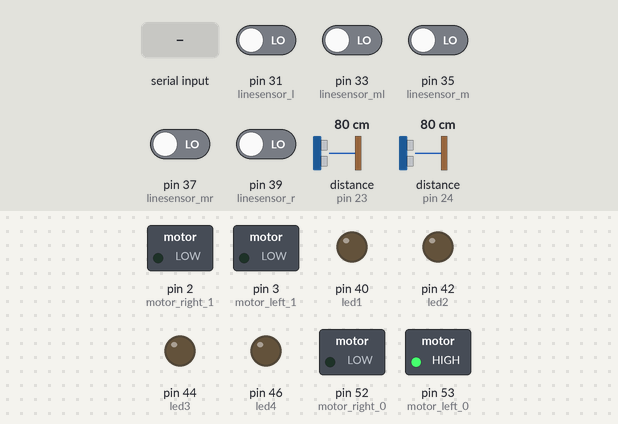
A sketch run on a simulated Arduino Mega 2560, built with avr-gcc and run on an emulated ATmega2560. Parts: switched loads named in the sketch (green lamp = pin HIGH), output pins drawn as LEDs (lit = HIGH). Wiring (inferred from the names in the program): 2 × ultrasonic range finder: trigger pin 23, echo pin 23 / trigger pin 24, echo pin 24. Dashed ring = blinking. The test bench sets the inputs (shaded band); at power-on: pin 31 (linesensor_l), pin 33 (linesensor_ml), pin 35 (linesensor_m), pin 37 (linesensor_mr), pin 39 (linesensor_r) LOW, distance to the obstacle (sensors on pin 23, pin 24) 80 cm. The echo pulse lasts 58.3 µs per cm; pins used as bus, display or sensor lines are not drawn; what the sketch prints to the serial monitor is not drawn.

Above: at 5.2 s.
5.3 s: "y-dir" received over the second serial link
At 6.5 s:
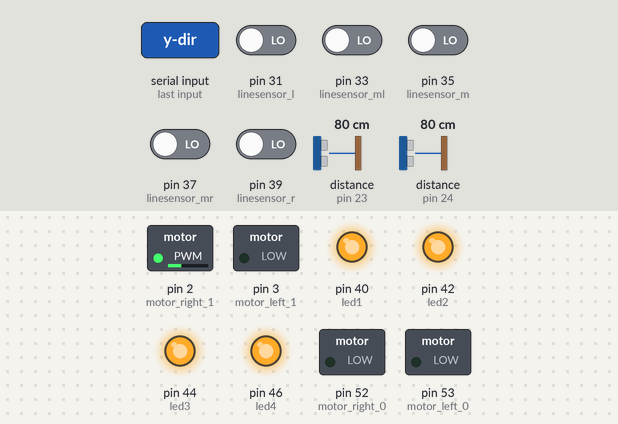
7.0 s: pin 31 (linesensor_l) driven HIGH
At 8.0 s:
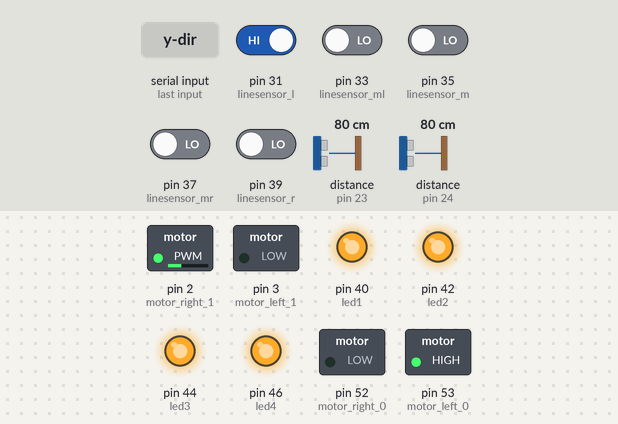
8.6 s: pin 33 (linesensor_ml) driven HIGH
At 9.9 s:
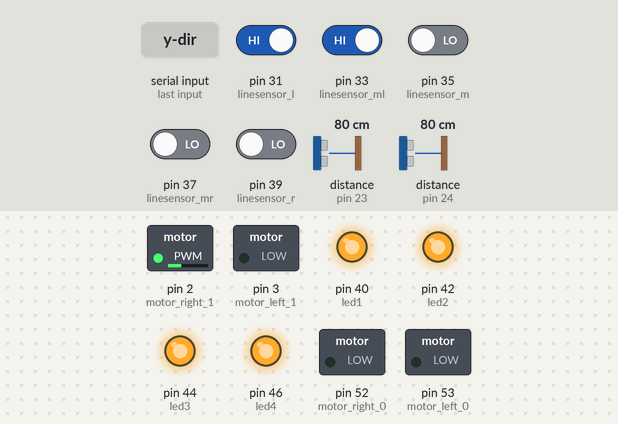
11.6 s: distance to the obstacle (sensor on pin 23) set to 9 cm
13.1 s: distance to the obstacle (sensor on pin 23) set to 6 cm
At 13.9 s:
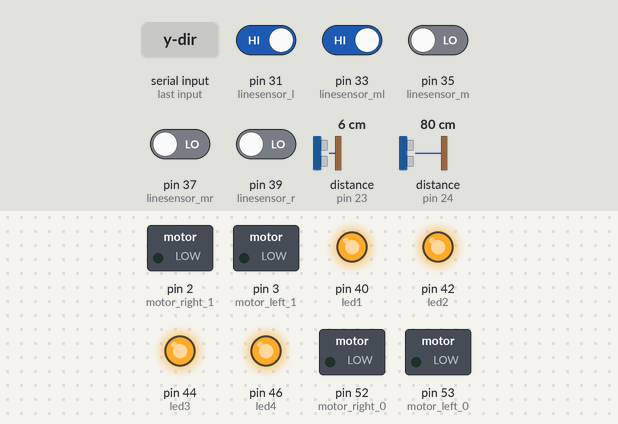
14.6 s: "x-dir" received over the second serial link
At 14.8 s:
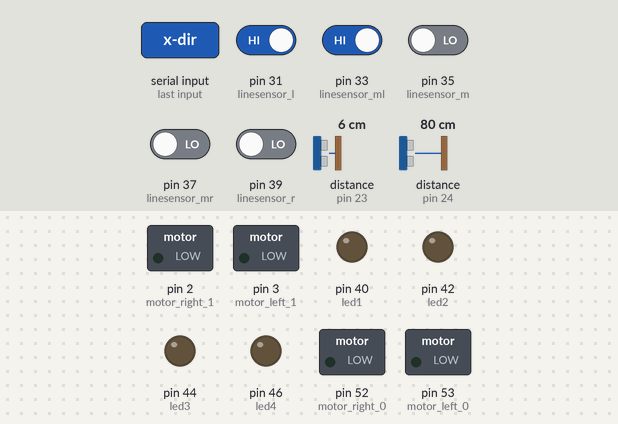
Timing chart, 0 to 65.1 s (numbered marks = the images above; inputs shaded):
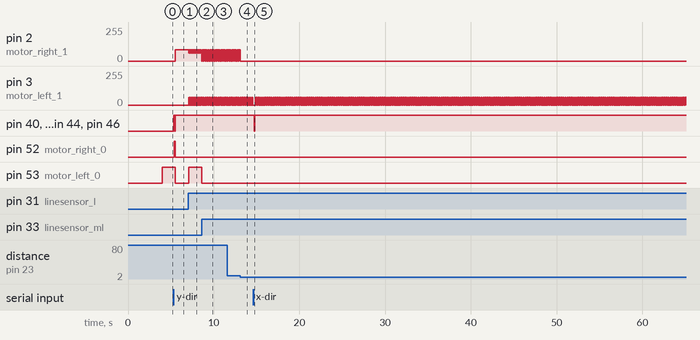

Measured:
- the behaviour switches between 8 and 7 cm on distance to the obstacle (sensor on pin 23) (found by bisection; images 3 and 4)
- after the input at 5.3 s, pin 2 (motor_right_1): 0/255 → 84/255 after 0.20 s; pin 40 (led1), pin 42 (led2), pin 44 (led3), pin 46 (led4): LOW → HIGH at once, → LOW 0.11 s later, → HIGH 0.11 s later; pin 52 (motor_right_0): LOW → HIGH after 0.09 s, → LOW 0.11 s later; pin 53 (motor_left_0): HIGH → LOW after 0.20 s
- after the input at 7.0 s, pin 2 (motor_right_1): alternates 84/255 for 0.06 s and 60/255 for 0.03 s, starting after 0.08 s; pin 3 (motor_left_1): alternates 60/255 for 0.03 s and 0/255 for 0.06 s, starting after 0.08 s; pin 53 (motor_left_0): LOW → HIGH after 0.08 s
- after the input at 8.6 s, pin 53 (motor_left_0): HIGH → LOW at once
- after the input at 13.1 s, pin 2 (motor_right_1): goes on until 13.1 s, then stays 0/255
- after the input at 14.6 s, pin 40 (led1), pin 42 (led2), pin 44 (led3), pin 46 (led4): HIGH → LOW after 0.11 s, → HIGH 0.11 s later

The sketch:

AEMUV.ino
```cpp
#include <SoftwareSerial.h>   //Software Serial Port
#define RxD 10
#define TxD 11
#define DEBUG_ENABLED  1
SoftwareSerial blueToothSerial(RxD,TxD);

#define ultrasonic_f 23  // front
#define ultrasonic_b 24  // back
float ultra_f = 0;  // front value
float ultra_b = 0;  //back value

#define linesensor_l  31  // left
#define linesensor_ml 33  // middle-left
#define linesensor_m 35  // middle
#define linesensor_mr 37  // middle-right
#define linesensor_r  39  // right
int linefollower_speed = 60;  // max speed when in line-follow mode
int last_pos = -1;

#define led1 40  // signal pin for LEDs
#define led2 42  // signal pin for LEDs
#define led3 44  // signal pin for LEDs
#define led4 46  // signal pin for LEDs

#define motor_left_0 53  // left PWM|Dir
#define motor_left_1 3  // left PWM
#define motor_right_0 52  // right PWM|Dir
#define motor_right_1 2  // right PWM

int motor_left_dir = 0;  // left Dir
int motor_right_dir = 0;  // right Dir
int left_motor_speed = 0;  // left Speed
int right_motor_speed = 0;  // right Speed
boolean dir_pwm_driver = true;  // set false if motor driver is 2-pwm pins & true if 1-pwm 1-dir
int basics, extras;

void setupPins() {
  pinMode(motor_left_0, OUTPUT);
  pinMode(motor_left_1, OUTPUT);
  pinMode(motor_right_0, OUTPUT);
  pinMode(motor_right_1, OUTPUT);
  pinMode(linesensor_l, INPUT);
  pinMode(linesensor_ml, INPUT);
  pinMode(linesensor_m, INPUT);
  pinMode(linesensor_mr, INPUT);
  pinMode(linesensor_r, INPUT);
  pinMode(led1, OUTPUT);
  pinMode(led2, OUTPUT);
  pinMode(led3, OUTPUT);
  pinMode(led4, OUTPUT);
}

void setupBlueToothConnection()
{
  blueToothSerial.begin(38400); //Set BluetoothBee BaudRate to default baud rate 38400
  blueToothSerial.print("\r\n+STWMOD=0\r\n"); //set the bluetooth work in slave mode
  blueToothSerial.print("\r\n+STNA=AEMUV-BT\r\n"); //set the bluetooth name as "AEMUV-BT"
  blueToothSerial.print("\r\n+STOAUT=1\r\n"); // Permit Paired device to connect me
  blueToothSerial.print("\r\n+STAUTO=0\r\n"); // Auto-connection should be forbidden here
  delay(2000); // This delay is required.
  blueToothSerial.print("\r\n+INQ=1\r\n"); //make the slave bluetooth inquirable
  Serial.println("The slave bluetooth is inquirable!");
  delay(2000); // This delay is required.
  blueToothSerial.flush();
}

void setup() {
  Serial.begin(9600);
  pinMode(RxD, INPUT);
  pinMode(TxD, OUTPUT);
  setupBlueToothConnection();
  setupPins();
}

void loop() {
  if(blueToothSerial.available()){  //check if there's any data sent from the remote bluetooth shield
    basics = blueToothSerial.read();
    extras = blueToothSerial.read();
  }

//  if(Serial.available()){  //check if there's any data sent from the local serial terminal
//    blueToothSerial.write(Serial.parseInt());
//  }

  update_leds(getValue("led"));

  if (getValue("linefollow"))
      linefollower();
    else
      androidControl();

  check_ultrasonic();
  delayMicroseconds(50);

  Serial.print("left_speed: ");
  Serial.println(left_motor_speed);
  Serial.print("right_speed: ");
  Serial.println(right_motor_speed);
  Serial.println();
  Serial.println();
}
//// END OF LOOP ////


int getValue(String control) {
  // BASICS
  if (control == "y-dir")
      return bitRead(basics,0);
  if (control == "y-speed")
      return bin2Dec(bitRead(basics,1), bitRead(basics,2));
  if (control == "x-dir")
      return bitRead(basics,3);
  if (control == "x-speed")
      return bin2Dec(bitRead(basics,4), bitRead(basics,5));
  if (control == "motor-speed")
      return bin2Dec(bitRead(basics,6), bitRead(basics,7));

  // EXTRAS
  if (control == "ultrasonic")
      return bitRead(extras,0);
  if (control == "linefollow")
      return bitRead(extras,1);
  if (control == "led")
      return bitRead(extras,2);
}


void update_leds(int enable_led) {
  digitalWrite(led1, enable_led);
  digitalWrite(led2, enable_led);
  digitalWrite(led3, enable_led);
  digitalWrite(led4, enable_led);
}


void update_ultrasonic() {
    pinMode(ultrasonic_f, OUTPUT);
    digitalWrite(ultrasonic_b, LOW);
    delayMicroseconds(2);
    digitalWrite(ultrasonic_b, HIGH);
    delayMicroseconds(5);
    digitalWrite(ultrasonic_b, LOW);
    pinMode(ultrasonic_b, INPUT);
    ultra_b = pulseIn(ultrasonic_b, HIGH, 1160) / 29 / 2;

    pinMode(ultrasonic_b, OUTPUT);
    digitalWrite(ultrasonic_f, LOW);
    delayMicroseconds(2);
    digitalWrite(ultrasonic_f, HIGH);
    delayMicroseconds(5);
    digitalWrite(ultrasonic_f, LOW);
    pinMode(ultrasonic_f, INPUT);
    ultra_f = pulseIn(ultrasonic_f, HIGH, 1160) / 29 / 2;

}


void check_ultrasonic() {
  update_ultrasonic();

  Serial.print("ultra_f: ");
  Serial.println(ultra_f);
  Serial.print("ultra_b: ");
  Serial.println(ultra_b);


  if ((ultra_f > 0 && ultra_f < 10) || (ultra_b > 0 && ultra_b < 10)) {
    left_motor_speed = 0;
    right_motor_speed = 0;
  }
  else {
    if ((ultra_f > 0 && ultra_f < 10) || (ultra_b > 0 && ultra_b < 10)) {
      left_motor_speed /= 2;
      right_motor_speed /= 2;
    }
  }

  update_motor_speed(left_motor_speed, right_motor_speed);
}


void androidControl() {
  int linear_speed = map(getValue("y-speed"),0,3,0,map(getValue("motor-speed"),0,2,0,255));
  int steering_factor = map(getValue("x-speed"),0,3,0,255);

  if (getValue("motor-speed")==0) {
    left_motor_speed = steering_factor;
    right_motor_speed = steering_factor;
    if (getValue("x-dir") == 0) {
      motor_left_dir = inverse(getValue("y-dir"));
      motor_right_dir = getValue("y-dir");
    } else {
      motor_left_dir = getValue("y-dir");
      motor_right_dir = inverse(getValue("y-dir"));
    }
  }
  else{
    left_motor_speed = (getValue("x-dir")==0)? ((linear_speed - steering_factor < 0)? 0 : linear_speed - steering_factor) : linear_speed;
    right_motor_speed = (getValue("x-dir")==1)? ((linear_speed - steering_factor < 0)? 0 : linear_speed - steering_factor) : linear_speed;
//    if (getValue("motor-speed")==1) {
//      (getValue("x-dir")==0)?  motor_left_dir = inverse(getValue("y-dir")) : motor_left_dir = getValue("y-dir");
//      (getValue("x-dir")==1)?  motor_right_dir = inverse(getValue("y-dir")) : motor_right_dir = getValue("y-dir");
//    } else {
      motor_left_dir = getValue("y-dir");
      motor_right_dir = getValue("y-dir");
//    }
  }

  Serial.print("motor_speed: ");
  Serial.println(getValue("motor-speed"));
  Serial.print("steering_factor: ");
  Serial.println(steering_factor);
}


void linefollower() {

  boolean m_black = (digitalRead(linesensor_m) == HIGH)? true : false;
  boolean ml_black = (digitalRead(linesensor_ml) == HIGH)? true : false;
  boolean mr_black = (digitalRead(linesensor_mr) == HIGH)? true : false;
  boolean l_black = (digitalRead(linesensor_l) == HIGH)? true : false;
  boolean r_black = (digitalRead(linesensor_r) == HIGH)? true : false;
  Serial.println(last_pos);
  if (m_black)
  {
    // go forward
    Serial.println("middle");
    last_pos = 0;
    motor_left_dir = 0;
    motor_right_dir = 0;
    update_motor_speed(linefollower_speed, linefollower_speed);

  } else
  {
    if (ml_black)
    {
        // go left
        Serial.println("left");
        last_pos = -10;
        motor_left_dir = 0;
        motor_right_dir = 0;
        update_motor_speed(linefollower_speed, 0);

    } else
    {
      if (mr_black)
      {
        // go right
        Serial.println("right");
        last_pos = 10;
        motor_left_dir = 0;
        motor_right_dir = 0;
        update_motor_speed(0, linefollower_speed);

      } else
      {
        if (l_black)
        {
          // go tight left
          Serial.println("tight left");
          last_pos = -20;
          motor_left_dir = 1;
          motor_right_dir = 0;
          update_motor_speed(linefollower_speed, linefollower_speed);

        } else
        {
          if (r_black)
          {
            // go tight right
            Serial.println("tight right");
            last_pos = 20;
            motor_left_dir = 0;
            motor_right_dir = 1;
            update_motor_speed(linefollower_speed, linefollower_speed);

          }
        }
      }
    }
  }
}


void update_motor_speed(float left_speed, float right_speed) {
  if (!dir_pwm_driver) {
    if (!motor_left_dir) {
      analogWrite(motor_left_0, left_speed);
      analogWrite(motor_left_1, 0);
    } else {
      analogWrite(motor_left_0, 0);
      analogWrite(motor_left_1, left_speed);
    }

    if (!motor_right_dir) {
      analogWrite(motor_right_0, right_speed);
      analogWrite(motor_right_1, 0);
    } else {
      analogWrite(motor_right_0, 0);
      analogWrite(motor_right_1, right_speed);
    }
  }  else {
    digitalWrite(motor_left_0, motor_left_dir);
    analogWrite(motor_left_1, int(left_speed));
    digitalWrite(motor_right_0, motor_right_dir);
    analogWrite(motor_right_1, int(right_speed));
  }
}


int bin2Dec(int b0, int b1) { // only 2-bit binary number
  if (b0 == b1)
    if (b0 == 0)
      return 0;
    else
      return 3;
  else
    if (b0 == 0)
      return 2;
    else
      return 1;
}


int inverse(int b0) { // only 1-bit
  return (b0==0)? 1 : 0;
}
```
